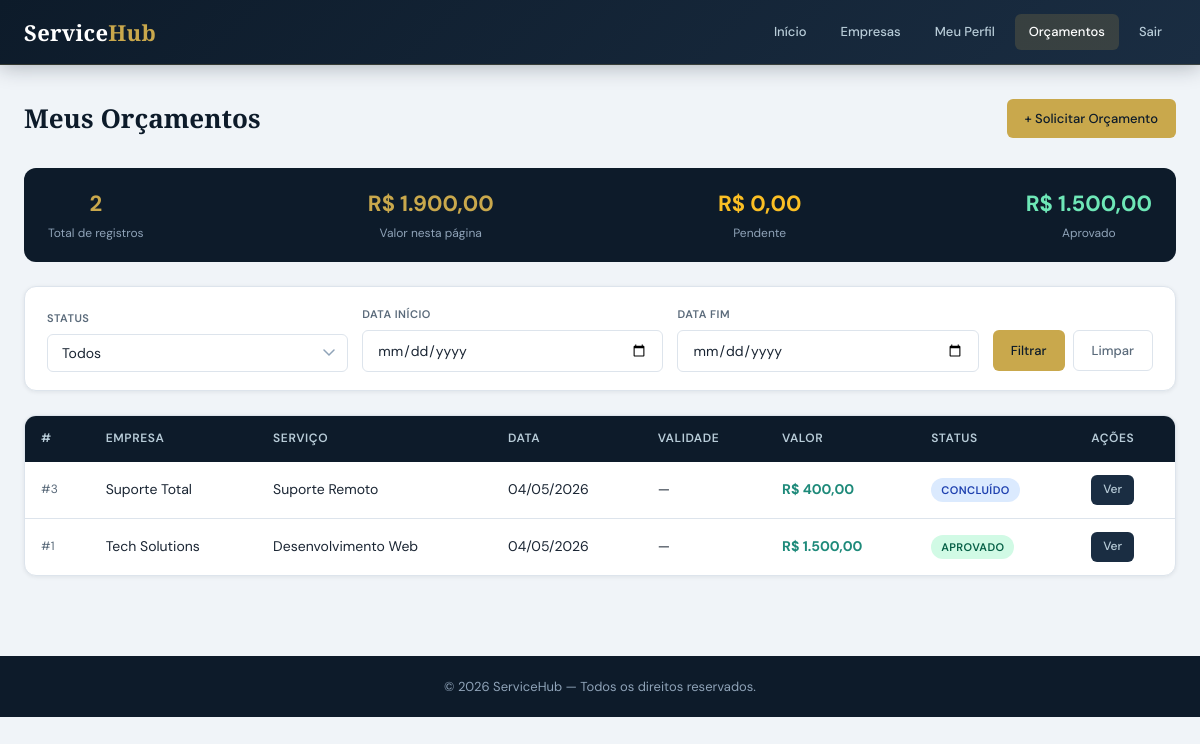
The app's page /orcamentos/index.php (signed in) with its own data.
### tables this page shows
CREATE TABLE orcamentos (
    id INT AUTO_INCREMENT PRIMARY KEY,
    cliente_id INT NOT NULL,
    servico_id INT,
    empresa_id INT,
    quantidade INT DEFAULT 1,
    valor_total DECIMAL(10,2) NOT NULL DEFAULT 0,
    status ENUM('pendente','aprovado','rejeitado','concluido','expirado') DEFAULT 'pendente',
    observacoes TEXT,
    data_orcamento DATE NOT NULL,
    data_validade DATE,
    created_at TIMESTAMP DEFAULT CURRENT_TIMESTAMP,
    updated_at TIMESTAMP DEFAULT CURRENT_TIMESTAMP ON UPDATE CURRENT_TIMESTAMP,
    FOREIGN KEY (cliente_id) REFERENCES clientes(id) ON DELETE CASCADE,
    FOREIGN KEY (servico_id) REFERENCES servicos(id) ON DELETE SET NULL,
    FOREIGN KEY (empresa_id) REFERENCES empresas(id) ON DELETE SET NULL
);

CREATE TABLE empresas (
    id INT AUTO_INCREMENT PRIMARY KEY,
    nome_empresa VARCHAR(100) NOT NULL,
    email VARCHAR(100) NOT NULL UNIQUE,
    senha VARCHAR(255) NOT NULL,
    cnpj VARCHAR(20) UNIQUE,
    telefone VARCHAR(20),
    endereco TEXT,
    descricao TEXT,
    logo VARCHAR(255),
    site VARCHAR(100),
    status TINYINT DEFAULT 1 COMMENT '1=Ativa, 0=Inativa',
    created_at TIMESTAMP DEFAULT CURRENT_TIMESTAMP,
    updated_at TIMESTAMP DEFAULT CURRENT_TIMESTAMP ON UPDATE CURRENT_TIMESTAMP
);

CREATE TABLE servicos (
    id INT AUTO_INCREMENT PRIMARY KEY,
    empresa_id INT,
    nome VARCHAR(100) NOT NULL,
    descricao TEXT,
    valor DECIMAL(10,2) NOT NULL,
    duracao_estimada INT COMMENT 'Duração em horas',
    categoria VARCHAR(50),
    status TINYINT DEFAULT 1 COMMENT '1=Ativo, 0=Inativo',
    created_at TIMESTAMP DEFAULT CURRENT_TIMESTAMP,
    updated_at TIMESTAMP DEFAULT CURRENT_TIMESTAMP ON UPDATE CURRENT_TIMESTAMP,
    FOREIGN KEY (empresa_id) REFERENCES empresas(id) ON DELETE CASCADE
);

### includes/auth.php (called while the page is built, shortened)
<?php
function isCliente() {
    return isset($_SESSION['tipo_usuario']) && $_SESSION['tipo_usuario'] === 'cliente';
}
function isEmpresa() {
    return isset($_SESSION['tipo_usuario']) && $_SESSION['tipo_usuario'] === 'empresa';
}

### orcamentos/index.php (the view, shortened to what this page needs)
<?php
require_once '../includes/config.php';
require_once '../includes/auth.php';
require_once '../includes/functions.php';
$is_cliente = isCliente();
$is_empresa = isEmpresa();
$page   = max(1, (int)($_GET['page'] ?? 1));
$limit  = 10;
$offset = ($page - 1) * $limit;
$data_inicio   = $_GET['data_inicio'] ?? '';
$data_fim      = $_GET['data_fim']    ?? '';
$where  = 'WHERE 1=1';
$params = [];
if ($is_cliente) {
    $where   .= ' AND o.cliente_id = ?';
    $params[] = (int)$_SESSION['cliente_id'];
} elseif ($is_empresa) {
    $where   .= ' AND o.empresa_id = ?';
    $params[] = (int)$_SESSION['empresa_id'];
}
$sqlCount = "SELECT COUNT(*)
             FROM orcamentos o
             LEFT JOIN clientes c ON c.id = o.cliente_id
             LEFT JOIN servicos  s ON s.id = o.servico_id
             LEFT JOIN empresas  e ON e.id = o.empresa_id
             $where";
$stCount = $pdo->prepare($sqlCount);
$stCount->execute($params);
$total      = (int)$stCount->fetchColumn();
$sqlList = "SELECT o.*, c.nome AS cliente_nome, e.nome_empresa, s.nome AS servico_nome
            FROM orcamentos o
            LEFT JOIN clientes c ON c.id = o.cliente_id
            LEFT JOIN servicos  s ON s.id = o.servico_id
            LEFT JOIN empresas  e ON e.id = o.empresa_id
            $where
            ORDER BY o.id DESC
            LIMIT ? OFFSET ?";
$stList = $pdo->prepare($sqlList);
foreach ($params as $i => $val) {
    $stList->bindValue($i + 1, $val);
}
$stList->bindValue(count($params) + 1, $limit,  PDO::PARAM_INT);
$stList->bindValue(count($params) + 2, $offset, PDO::PARAM_INT);
$stList->execute();
$orcamentos = $stList->fetchAll();
$totalValor = $totalPendente = $totalAprovado = 0;
foreach ($orcamentos as $o) {
    $totalValor += $o['valor_total'];
    if ($o['status'] === 'aprovado') $totalAprovado += $o['valor_total'];
}
$back_url = $is_cliente
    ? '../dashboard_cliente.php'
    : ($is_empresa ? '../dashboard_empresa.php' : '../index.php');
?>
<!DOCTYPE html>
<html lang="pt-BR">
<head>
  <link rel="stylesheet" href="../css/estilo.css">
</head>
<body>
<?php if ($is_cliente || $is_empresa): ?>
<nav class="dash-nav">
  <div class="inner">
    <div class="logo"><h1>Service<span class="logo-span">Hub</span></h1></div>
    <div class="nav-items">
      <a href="<?= $back_url ?>">Início</a>
      <?php if ($is_cliente): ?>
        <a href="../clientes/empresas.php">Empresas</a>
        <a href="../clientes/perfil.php">Meu Perfil</a>
      <?php else: ?>
        <a href="../empresas/meus_servicos.php">Meus Serviços</a>
        <a href="../empresas/perfil.php">Perfil</a>
        <a href="../relatorios/index.php">Relatórios</a>
      <?php endif; ?>
      <a href="index.php" style="color:#fff;background:rgba(201,168,76,.18);">Orçamentos</a>
      <a href="../logout.php">Sair</a>
    </div>
  </div>
</nav>
<?php endif; ?>
<div class="container">
  <div class="page-title-row">
    <h1><?= $is_cliente ? 'Meus Orçamentos' : 'Orçamentos' ?></h1>
    <?php if ($is_cliente): ?>
      <a href="../clientes/empresas.php" class="btn btn-primary">+ Solicitar Orçamento</a>
    <?php elseif ($is_empresa): ?>
      <a href="create.php" class="btn btn-primary">+ Novo Orçamento</a>
    <?php endif; ?>
  </div>
  <div class="summary-ribbon">
    <div class="ribbon-item">
      <div class="ribbon-val"><?= $total ?></div>
      <div class="ribbon-lbl">Total de registros</div>
    </div>
    <div class="ribbon-item">
      <div class="ribbon-val"><?= formatMoney($totalValor) ?></div>
      <div class="ribbon-lbl">Valor nesta página</div>
    </div>
    <div class="ribbon-item">
      <div class="ribbon-val" style="color:#fbbf24;"><?= formatMoney($totalPendente) ?></div>
      <div class="ribbon-lbl">Pendente</div>
    </div>
    <div class="ribbon-item">
      <div class="ribbon-val" style="color:#6ee7b7;"><?= formatMoney($totalAprovado) ?></div>
      <div class="ribbon-lbl">Aprovado</div>
    </div>
  </div>
  <form class="filter-bar" method="get">
    <div class="form-group">
      <label>Status</label>
      <select name="status" class="form-control">
        <option value="">Todos</option>
      </select>
    </div>
    <div class="form-group">
      <label>Data início</label>
      <input type="date" name="data_inicio" class="form-control" value="<?= htmlspecialchars($data_inicio) ?>">
    </div>
    <div class="form-group">
      <label>Data fim</label>
      <input type="date" name="data_fim" class="form-control" value="<?= htmlspecialchars($data_fim) ?>">
    </div>
    <div style="display:flex;gap:8px;padding-bottom:1px;">
      <button type="submit" class="btn btn-primary">Filtrar</button>
      <a href="index.php" class="btn btn-ghost">Limpar</a>
    </div>
  </form>
  <div class="table-wrap">
    <table>
      <thead><tr>
        <th>#</th>
        <?php if (!$is_empresa): ?><th>Empresa</th><?php endif; ?>
        <th>Serviço</th><th>Data</th><th>Validade</th><th>Valor</th><th>Status</th><th>Ações</th>
      </tr></thead>
      <tbody>
        <?php foreach ($orcamentos as $o): ?>
        <tr>
          <td style="color:var(--text-muted);font-size:12px;">#<?= $o['id'] ?></td>
          <?php if (!$is_empresa): ?>
          <td><?= htmlspecialchars($o['nome_empresa'] ?? '—') ?></td>
          <?php endif; ?>
          <td><?= htmlspecialchars($o['servico_nome'] ?? '—') ?></td>
          <td><?= formatDate($o['data_orcamento']) ?></td>
          <td><?= formatDate($o['data_validade']) ?></td>
          <td><strong style="color:var(--teal);"><?= formatMoney($o['valor_total']) ?></strong></td>
          <td><?= statusBadge($o['status']) ?></td>
          <td>
            <div style="display:flex;gap:6px;flex-wrap:wrap;">
              <a href="view.php?id=<?= $o['id'] ?>" class="btn btn-sm">Ver</a>
            </div>
          </td>
        </tr>
        <?php endforeach; ?>
      </tbody>
    </table>
  </div>
</div>
<footer style="background:var(--navy);color:var(--slate);text-align:center;padding:20px;margin-top:48px;font-size:13px;">
  © <?= date('Y') ?> ServiceHub — Todos os direitos reservados.
</footer>
</body>
</html>

### includes/functions.php (shortened to what this page needs)
<?php
function formatDate($date, $format = 'd/m/Y') {
    if (!$date) return '—';
    return (new DateTime($date))->format($format);
}
function formatMoney($value) {
    return 'R$ ' . number_format($value ?? 0, 2, ',', '.');
}
function statusBadge($status) {
    $map = [
        'pendente'  => ['label' => 'Pendente',  'class' => 'badge-pendente'],
        'aprovado'  => ['label' => 'Aprovado',  'class' => 'badge-aprovado'],
        'rejeitado' => ['label' => 'Rejeitado', 'class' => 'badge-rejeitado'],
        'concluido' => ['label' => 'Concluído', 'class' => 'badge-concluido'],
        'expirado'  => ['label' => 'Expirado',  'class' => 'badge-expirado'],
    ];
    $s = $map[$status] ?? ['label' => ucfirst($status), 'class' => 'badge-secondary'];
    return "<span class='badge {$s['class']}'>{$s['label']}</span>";
}

### css/estilo.css (style rules this page uses)
:root { --navy: #0d1b2a; --navy-mid: #132033; --navy-soft: #1a2d42; --gold: #c9a84c; --gold-lt: #e2c06e; --gold-dim: rgba(201,168,76,.15); --teal: #1e8a7a; --teal-lt: #26b09c; --red: #c0392b; --red-lt: #e74c3c; --green: #1a7a4a; --green-lt: #27ae60; --slate: #8fa3b8; --slate-lt: #b8ccd8; --surface: #ffffff; --bg: #f0f4f8; --border: #dde4ec; --text: #1a2533; --text-muted:#5a6a7a; --radius-sm: 6px; --radius: 12px; --radius-lg: 18px; --shadow-sm: 0 1px 4px rgba(13,27,42,.08); --shadow: 0 4px 20px rgba(13,27,42,.10); --shadow-lg: 0 12px 40px rgba(13,27,42,.14); --transition: .22s cubic-bezier(.4,0,.2,1); }
*, *::before, *::after { box-sizing: border-box; margin: 0; padding: 0; }
html { font-size: 15px; scroll-behavior: smooth; }
body { font-family: 'DM Sans', system-ui, sans-serif; background: var(--bg); color: var(--text); line-height: 1.65; -webkit-font-smoothing: antialiased; }
h1,h2,h3 { font-family: 'Playfair Display', Georgia, serif; color: var(--navy); }
a { color: var(--gold); text-decoration: none; transition: color var(--transition); }
.container { max-width: 1200px; margin: 0 auto; padding: 32px 24px; }
.logo h1 { font-family: 'Playfair Display', serif; font-size: 22px; color: #fff; letter-spacing: .3px; line-height: 1.2; }
.logo h1 span, .logo-span { color: var(--gold); }
.page-title-row { display: flex; align-items: center; justify-content: space-between; flex-wrap: wrap; gap: 16px; margin-bottom: 28px; }
.page-title-row h1 { font-size: 26px; }
.btn { display: inline-flex; align-items: center; gap: 6px; padding: 9px 18px; border-radius: var(--radius-sm); font-size: 13px; font-weight: 500; font-family: 'DM Sans', sans-serif; cursor: pointer; border: none; transition: all var(--transition); text-decoration: none; white-space: nowrap; background: var(--navy-soft); color: var(--slate-lt); }
.btn-primary { background: var(--gold); color: var(--navy); }
.btn-ghost { background: transparent; border: 1px solid var(--border); color: var(--text-muted); }
.btn-sm { padding: 5px 12px; font-size: 12px; }
.form-group { margin-bottom: 20px; }
.form-group label { display: block; font-size: 13px; font-weight: 600; color: var(--text); margin-bottom: 7px; letter-spacing: .2px; }
.form-control { width: 100%; padding: 10px 14px; background: #fff; border: 1.5px solid var(--border); border-radius: var(--radius-sm); font-size: 14px; font-family: 'DM Sans', sans-serif; color: var(--text); transition: border-color var(--transition), box-shadow var(--transition); appearance: none; }
.form-control::placeholder { color: #aab5c0; }
select.form-control { background-repeat: no-repeat; background-position: right 12px center; padding-right: 36px; }
.table-wrap { background: var(--surface); border: 1px solid var(--border); border-radius: var(--radius); overflow: hidden; box-shadow: var(--shadow-sm); }
table { width: 100%; border-collapse: collapse; }
thead tr { background: var(--navy); }
th { padding: 13px 16px; text-align: left; font-size: 12px; font-weight: 600; color: var(--slate-lt); text-transform: uppercase; letter-spacing: .6px; white-space: nowrap; }
td { padding: 13px 16px; border-bottom: 1px solid var(--border); font-size: 14px; vertical-align: middle; }
tbody tr:last-child td { border-bottom: none; }
.badge { display: inline-flex; align-items: center; padding: 3px 10px; border-radius: 100px; font-size: 11px; font-weight: 600; text-transform: uppercase; letter-spacing: .4px; }
.badge-success, .badge-aprovado { background: #d1fae5; color: #065f46; }
.badge-info, .badge-concluido { background: #dbeafe; color: #1e40af; }
.filter-bar { background: var(--surface); border: 1px solid var(--border); border-radius: var(--radius); padding: 18px 22px; margin-bottom: 24px; display: flex; flex-wrap: wrap; gap: 14px; align-items: flex-end; box-shadow: var(--shadow-sm); }
.filter-bar .form-group { margin-bottom: 0; min-width: 160px; flex: 1; }
.filter-bar .form-group label { font-size: 11px; color: var(--text-muted); text-transform: uppercase; letter-spacing: .5px; }
.summary-ribbon { background: var(--navy); color: #fff; border-radius: var(--radius); padding: 18px 24px; display: flex; justify-content: space-between; align-items: center; flex-wrap: wrap; gap: 16px; margin-bottom: 24px; }
.summary-ribbon .ribbon-item { text-align: center; }
.summary-ribbon .ribbon-val { font-size: 22px; font-weight: 700; color: var(--gold); font-family: 'DM Sans', sans-serif; }
.summary-ribbon .ribbon-lbl { font-size: 12px; color: var(--slate); margin-top: 2px; }

### records on screen
orcamentos: id "3", empresa.nome_empresa "Suporte Total", servico.nome "Suporte Remoto", data_orcamento "04/05/2026", data_validade "—", valor_total "R$ 400,00", status "CONCLUÍDO"
orcamentos: id "1", empresa.nome_empresa "Tech Solutions", servico.nome "Desenvolvimento Web", data_orcamento "04/05/2026", data_validade "—", valor_total "R$ 1.500,00", status "APROVADO"

### other values on screen
$total "2"
formatMoney($totalValor) "R$ 1.900,00"
formatMoney($totalPendente) "R$ 0,00"
formatMoney($totalAprovado) "R$ 1.500,00"
